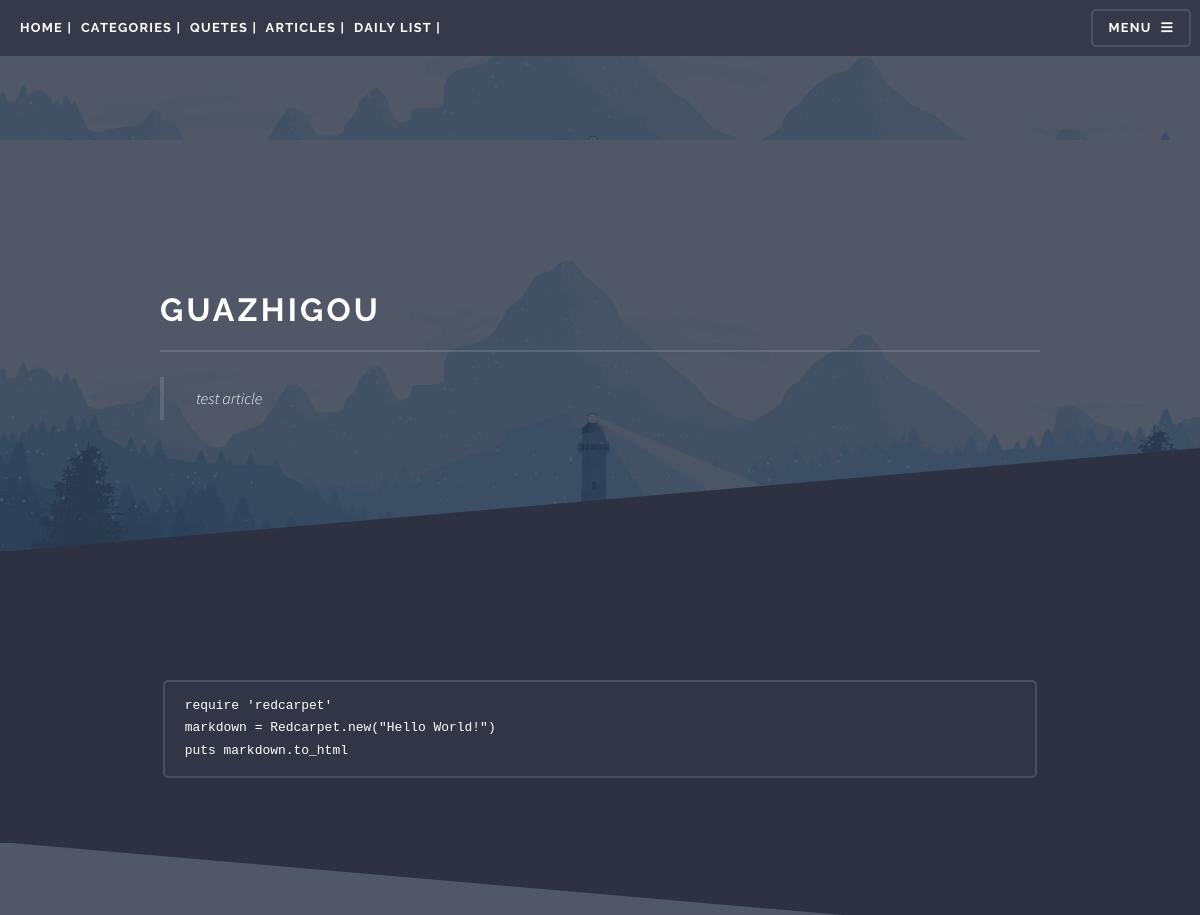
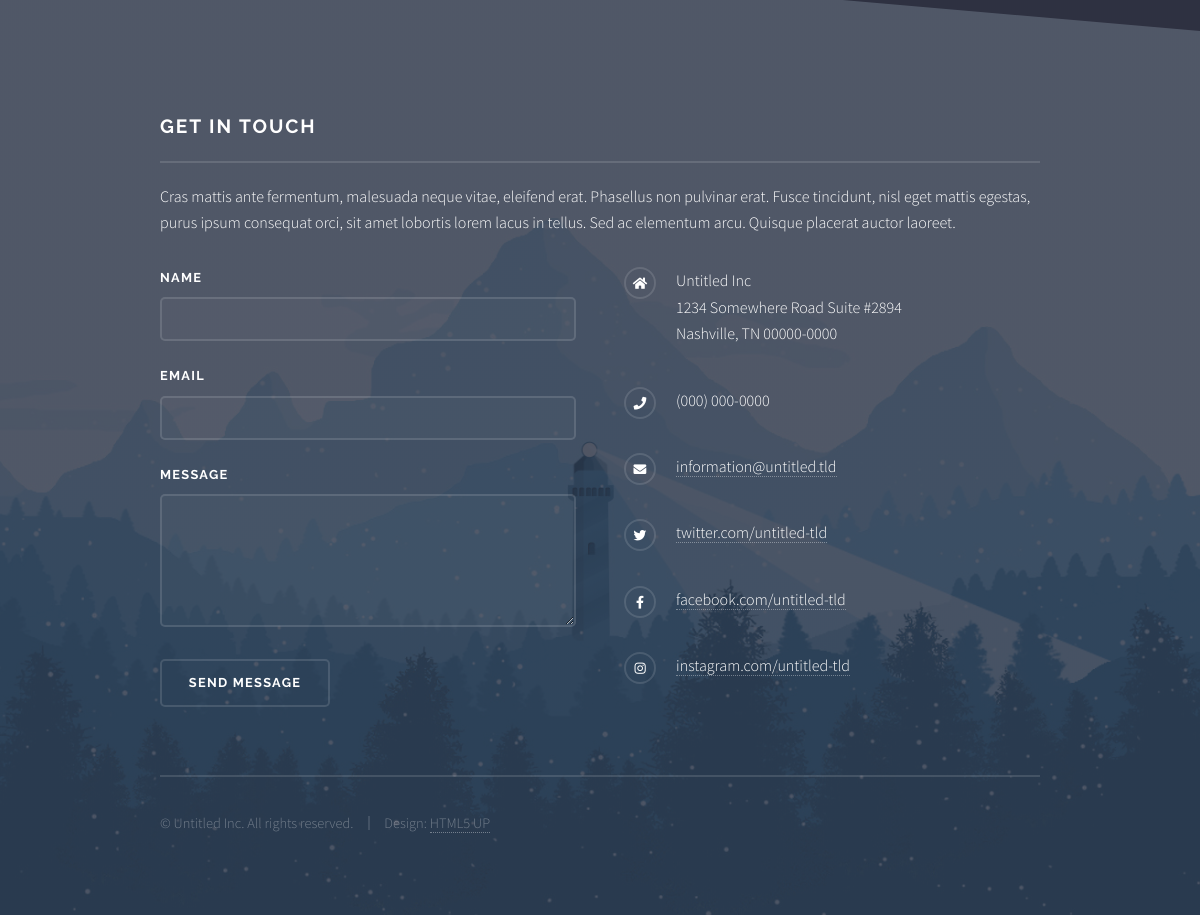
The page /user/show_article_detail?id=5 (signed in) on the database its author committed (2 pictures, top to bottom).
### user/models.py (models this page shows)
class Article(models.Model):
    title = models.CharField(help_text='title', max_length=30)
    description = models.CharField(help_text='description', max_length=120, blank=True)
    thumbnail = ProcessedImageField(upload_to='articleimgs',
                                    default='articleimgs/bg.jpg',
                                    processors=[ResizeToFill(506,295)]
                                    )
    content = models.TextField(help_text='content')
    user = models.ForeignKey(User, to_field='id', on_delete=models.CASCADE)

### user/views.py (the view)
# urls.py: path('show_article_detail', views.show_article_detail, name='show_article_detail'),
@login_required
def show_article_detail(request):
    article_id = request.GET.get('id')
    article = get_object_or_404(Article,pk=article_id)
    article.content = markdown(article.content,
                            extensions=[
                            'markdown.extensions.extra',
                            'markdown.extensions.codehilite',
                            ])
    context = {'article':article}
    return render(request, 'article.html', context)

### templates/article.html (shortened to what this page needs)
<!DOCTYPE HTML>
<html>
	<head>
		<link rel="stylesheet" href="/static/assets/css/main.css" />
        <link href="https://cdn.rawgit.com/google/code-prettify/master/loader/skins/desert.css" rel="stylesheet">
        <link rel="stylesheet" href="http://picturebag.qiniudn.com/monokai.css">
	</head>
    <body class="is-preload">
			<div id="page-wrapper">
					<header id="header">
						<h1><a href="index">Home</a>&nbsp;|&nbsp;
                        <a href="/user/list_categories">Categories</a>&nbsp;|&nbsp;
                        <a href="index">Quetes</a>&nbsp;|&nbsp;
                        <a href="/user/list_articles">Articles</a>&nbsp;|&nbsp;
                        <a href="/todos/list_todo">Daily list</a>&nbsp;|&nbsp;
                        </h1>
						<nav>
							<a href="#menu">Menu</a>
						</nav>
					</header>
					<section id="banner">
					</section>
					<section id="wrapper">
                        <header>
							<div class="inner">
								<h2>{{article.title}}</h2>
                                <blockquote>{{article.description}}</blockquote>
							</div>
						</header>
                        <div class="wrapper">
                            <div class="inner">
                                <div class="inner">
                                    <p>{{ article.content|safe }}</p>
                                </div>
                            </div>
                        </div>
                    </section>
                <section id="footer">
						<div class="inner">
							<h2 class="major">Get in touch</h2>
							<p>Cras mattis ante fermentum, malesuada neque vitae, eleifend erat. Phasellus non pulvinar erat. Fusce tincidunt, nisl eget mattis egestas, purus ipsum consequat orci, sit amet lobortis lorem lacus in tellus. Sed ac elementum arcu. Quisque placerat auctor laoreet.</p>
							<form method="post" action="#">
								<div class="fields">
									<div class="field">
										<label for="name">Name</label>
										<input type="text" name="name" id="name" />
									</div>
									<div class="field">
										<label for="email">Email</label>
										<input type="email" name="email" id="email" />
									</div>
									<div class="field">
										<label for="message">Message</label>
										<textarea name="message" id="message" rows="4"></textarea>
									</div>
								</div>
								<ul class="actions">
									<li><input type="submit" value="Send Message" /></li>
								</ul>
							</form>
							<ul class="contact">
								<li class="icon solid fa-home">
									Untitled Inc<br />
									1234 Somewhere Road Suite #2894<br />
									Nashville, TN 00000-0000
								</li>
								<li class="icon solid fa-phone">(000) 000-0000</li>
								<li class="icon solid fa-envelope"><a href="#">information@untitled.tld</a></li>
								<li class="icon brands fa-twitter"><a href="#">twitter.com/untitled-tld</a></li>
								<li class="icon brands fa-facebook-f"><a href="#">facebook.com/untitled-tld</a></li>
								<li class="icon brands fa-instagram"><a href="#">instagram.com/untitled-tld</a></li>
							</ul>
							<ul class="copyright">
								<li>&copy; Untitled Inc. All rights reserved.</li><li>Design: <a href="http://html5up.net">HTML5 UP</a></li>
							</ul>
						</div>
					</section>
            </div>
            </body>
</html>

### rows shown on the page
Article: title "GUAZHIGOU", description "test article", content "require 'redcarpet' markdown = Redcarpet . new ( \"Hello World!\" ) puts markdown . to_html"
